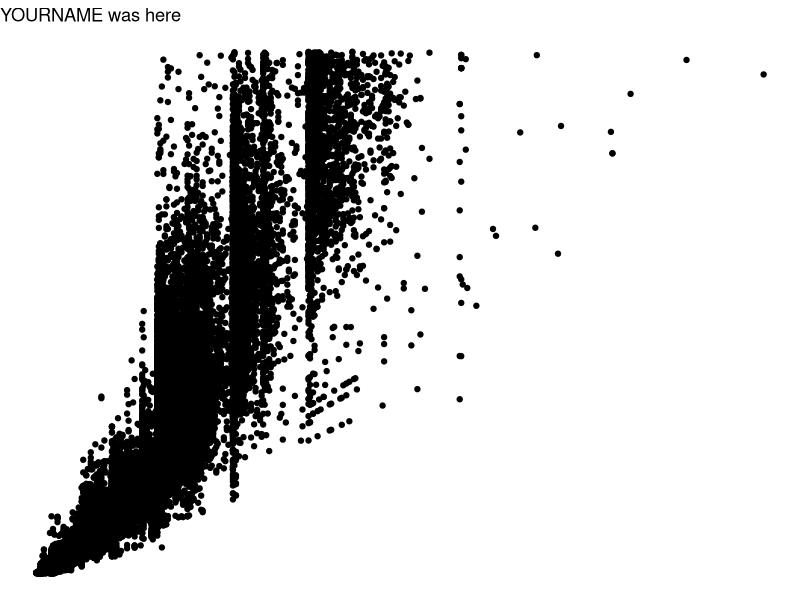
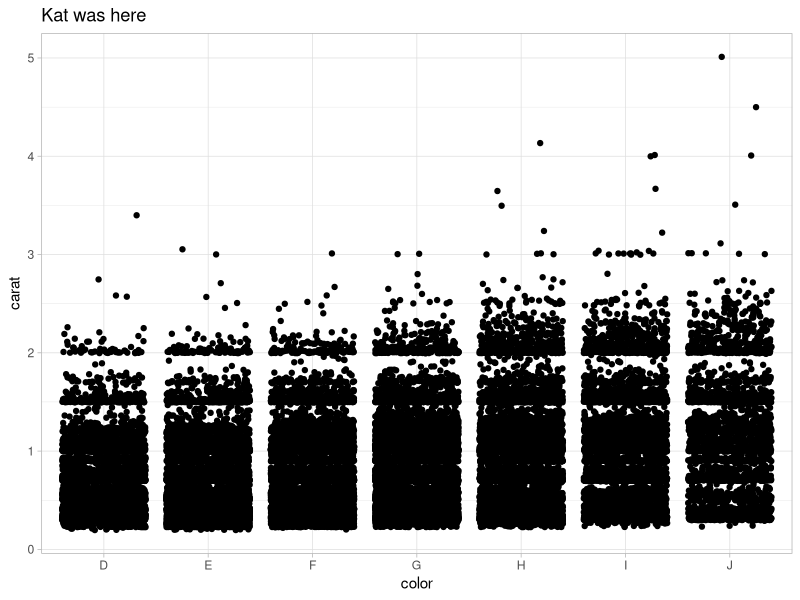
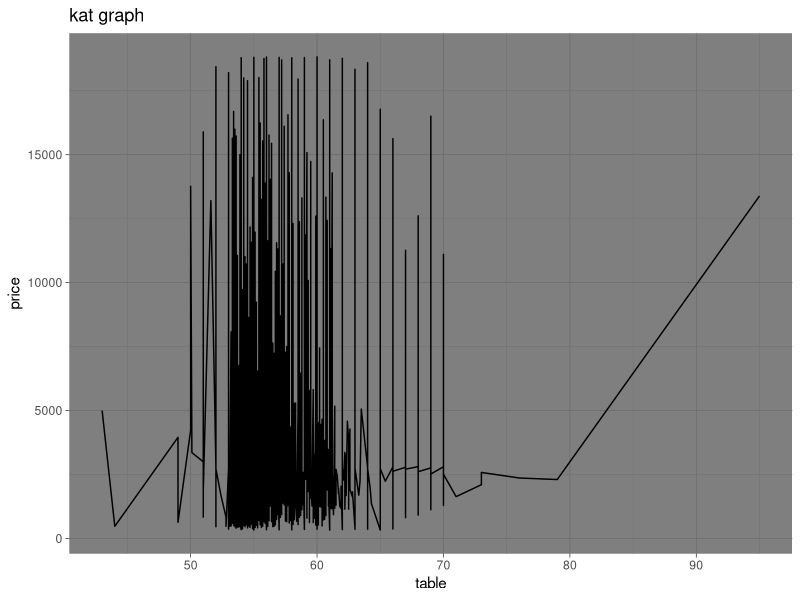

Recreate these plots in R, in order.
## ---- chunk 1
knitr::opts_chunk$set(echo = TRUE)
library(tidyverse)
## ---- chunk 2
# Partner 1: 
# Run the code below to see the original graph
# Change the code below to make the point color change based on 'cut', and update the theme to theme_bw(). Update the title to include your first name. 

ggplot(data = diamonds, aes(x = carat, y = price)) +
  geom_point() +
  theme_void() +
  labs(title = "YOURNAME was here")
## ---- chunk 3
# Partner 2: 
# Run the code below to see the original graph
# Change the code below to make the geom a geom_jitter, and update the theme to theme_light. Update the title to include your first name. 

ggplot(data = diamonds, aes(x = color, y = carat)) +
  geom_jitter() +
  theme_light() +
  labs(title = "Kat was here")
  
## ---- chunk 4
ggplot(data = diamonds, aes(x = table, y = price)) +
  geom_line() +
  theme_dark() +
  labs(title = "kat graph")
## ---- chunk 5
